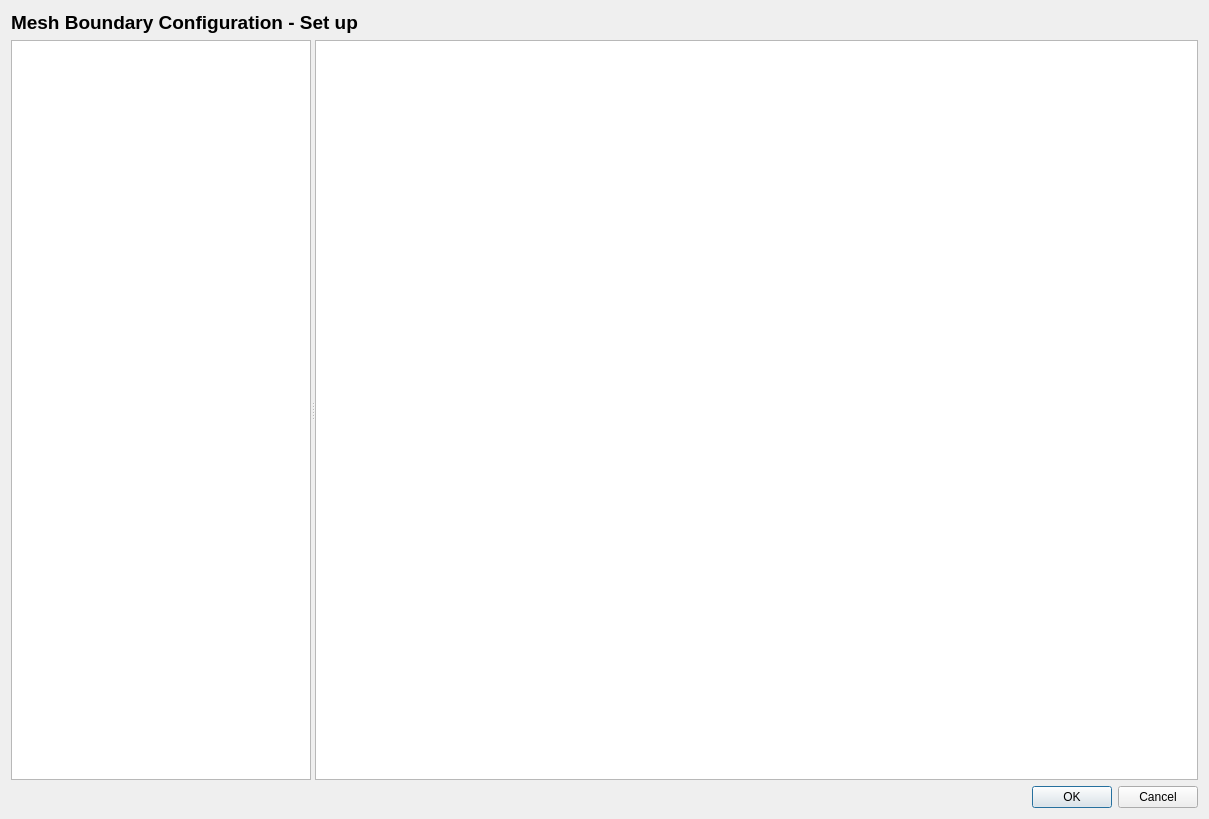
<?xml version="1.0" encoding="UTF-8"?>
<ui version="4.0">
 <class>MeshDialog</class>
 <widget class="QDialog" name="MeshDialog">
  <property name="geometry">
   <rect>
    <x>0</x>
    <y>0</y>
    <width>1209</width>
    <height>819</height>
   </rect>
  </property>
  <property name="windowTitle">
   <string>Mesh Boundary Configuration </string>
  </property>
  <property name="windowIcon">
   <iconset resource="../../toolbarIcons.qrc">
    <normaloff>:/logo/images/icon_31x64.png</normaloff>:/logo/images/icon_31x64.png</iconset>
  </property>
  <layout class="QVBoxLayout" name="verticalLayout_2">
   <item>
    <widget class="QLabel" name="label">
     <property name="sizePolicy">
      <sizepolicy hsizetype="Preferred" vsizetype="Fixed">
       <horstretch>0</horstretch>
       <verstretch>0</verstretch>
      </sizepolicy>
     </property>
     <property name="font">
      <font>
       <family>Ubuntu</family>
       <pointsize>14</pointsize>
       <weight>75</weight>
       <bold>true</bold>
      </font>
     </property>
     <property name="text">
      <string>Mesh Boundary Configuration - Set up</string>
     </property>
    </widget>
   </item>
   <item>
    <layout class="QVBoxLayout" name="verticalLayout">
     <item>
      <widget class="QSplitter" name="splitter">
       <property name="orientation">
        <enum>Qt::Horizontal</enum>
       </property>
       <widget class="QTreeView" name="meshTreeView">
        <property name="maximumSize">
         <size>
          <width>300</width>
          <height>16777215</height>
         </size>
        </property>
       </widget>
       <widget class="QTableWidget" name="meshTableWidget">
        <property name="focusPolicy">
         <enum>Qt::NoFocus</enum>
        </property>
       </widget>
      </widget>
     </item>
     <item>
      <widget class="QDialogButtonBox" name="meshButtonBox">
       <property name="orientation">
        <enum>Qt::Horizontal</enum>
       </property>
       <property name="standardButtons">
        <set>QDialogButtonBox::Cancel|QDialogButtonBox::Ok</set>
       </property>
      </widget>
     </item>
    </layout>
   </item>
  </layout>
 </widget>
 <resources>
  <include location="../../toolbarIcons.qrc"/>
 </resources>
 <connections>
  <connection>
   <sender>meshButtonBox</sender>
   <signal>accepted()</signal>
   <receiver>MeshDialog</receiver>
   <slot>accept()</slot>
   <hints>
    <hint type="sourcelabel">
     <x>248</x>
     <y>254</y>
    </hint>
    <hint type="destinationlabel">
     <x>157</x>
     <y>274</y>
    </hint>
   </hints>
  </connection>
  <connection>
   <sender>meshButtonBox</sender>
   <signal>rejected()</signal>
   <receiver>MeshDialog</receiver>
   <slot>reject()</slot>
   <hints>
    <hint type="sourcelabel">
     <x>316</x>
     <y>260</y>
    </hint>
    <hint type="destinationlabel">
     <x>286</x>
     <y>274</y>
    </hint>
   </hints>
  </connection>
 </connections>
</ui>
